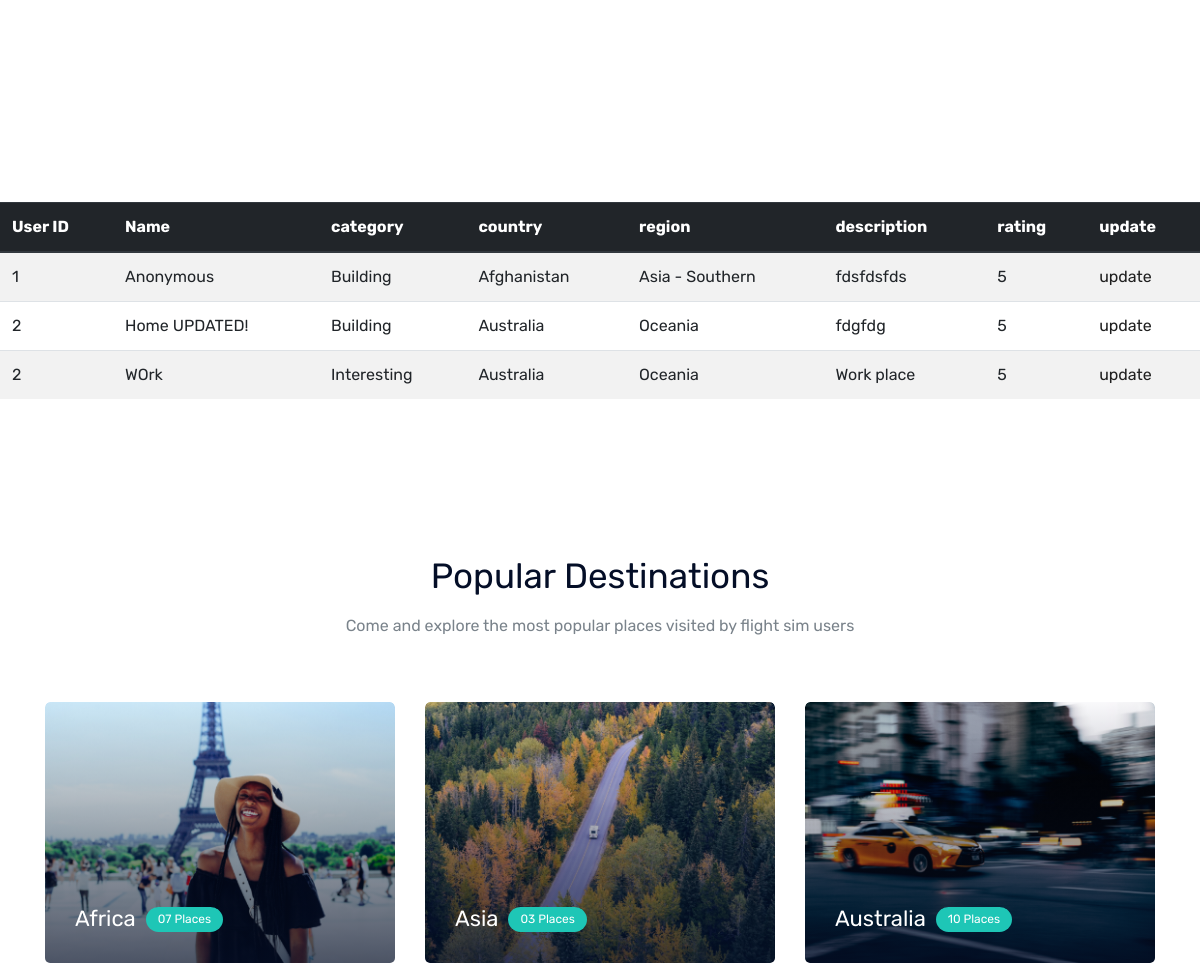
Page /home (middle part) on the earlier database version.
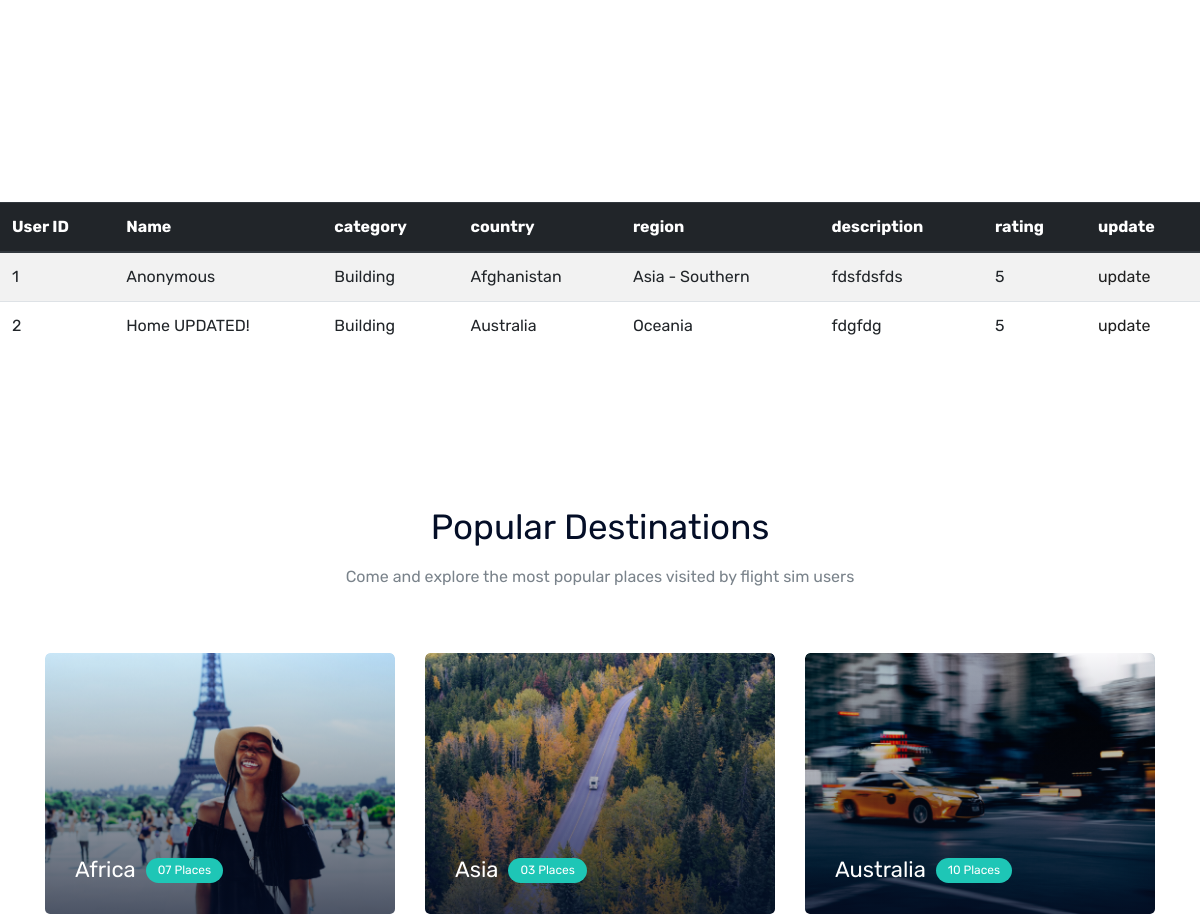
Same page on the later database version.
### flightsimdiscovery/models.py (models this page shows)
class Pois(db.Model):
    id = db.Column(db.Integer, primary_key=True)
    user_id = db.Column(db.Integer, db.ForeignKey('user.id'), nullable=False)
    name = db.Column(db.String(50), unique=True, nullable=False)
    latitude = db.Column(db.FLOAT, unique=False, nullable=False)
    longitude = db.Column(db.FLOAT, unique=False, nullable=False)
    region = db.Column(db.String(20), unique=False, nullable=False)
    country = db.Column(db.String(60), unique=False, nullable=False)
    category = db.Column(db.String(20), unique=False, nullable=False)
    description = db.Column(db.Text, nullable=True)
    nearest_icao_code = db.Column(db.String(4), nullable=True)
    rating = db.Column(db.Integer, nullable=True)
    date_posted = db.Column(db.DateTime, nullable=False, default=datetime.utcnow)
    def __repr__(self):
        return f"Pois('{self.name}', '{self.country}', '{self.category}', '{self.rating}')"

### flightsimdiscovery/routes.py (the view, shortened to what this page needs)
@app.route("/", methods=['GET', 'POST'])
@app.route("/index", methods=['GET', 'POST'])
@app.route("/home", methods=['GET', 'POST'])
def home():
    map_data = []
    map_init = {'zoom': 3, 'lat':23.6, 'long':170.9} # centre of map
    pois = Pois.query.all()
    search_defaults = {'Category': 'Category', 'Region': 'Region', 'Country': 'Country', 'Rating':'Rating'}
    is_authenticated = False
    if current_user.is_authenticated:
        is_authenticated = True
    print("SEARCH DEFAULTS", search_defaults)
    for poi in pois:
        print('Poi', poi)
        data_dic = {}
        data_dic['id'] = poi.id
        data_dic['user_id'] = poi.user_id
        data_dic['name'] = poi.name
        data_dic['category'] = poi.category
        data_dic['country'] = poi.country
        data_dic['region'] = poi.region
        data_dic['description'] = poi.description
        data_dic['rating'] = poi.rating
        data_dic['icon'] = '/static/img/marker/map-mark.png'
        data_dic['lat'] = poi.latitude
        data_dic['lng'] = poi.longitude
        map_data.append(data_dic)
    print(map_data, file=sys.stdout)
    return render_template("home.html", _anchor="where_togo_area", is_authenticated=is_authenticated, pois=map_data, map_init=map_init, search_defaults=search_defaults, categories=get_category_list(), regions=get_region_list(), countries=get_country_list())

### utilities.py (called while the page is built)
def get_country_list():
    countryList = []
    for region in countries_by_region:
        regions_countries = countries_by_region[region]
        countryList.extend(regions_countries)
    return sorted(countryList)

def get_region_list():
    region_list = countries_by_region.keys()
    return sorted(region_list)

def get_category_list():
    return categoryList

### flightsimdiscovery/templates/home.html (shortened to what this page needs)
{% extends "base.html" %}
{% block content %}
    <div id="google_map" class="google_map_area">
      <div class="">
        <div class="d-sm-block pb-4">
          <div
            id="map"
            style="
              width: 100%;
              height: 1020px;
              position: relative;
              overflow: hidden;
            "
          ></div>
        </div>
      </div>
    </div>
    <br>
    <div class="db_table_area">
        <table class="table table-striped ">
          <thead class="thead-dark">
            <tr>
              <th scope="col">User ID</th>
              <th scope="col">Name</th>
              <th scope="col">category</th>
              <th scope="col">country</th>
              <th scope="col">region</th>
              <th scope="col">description</th>
              <th scope="col">rating</th>
              <th scope="col">update</th>
            </tr>
          </thead>
          <tbody>
            {% for poi in pois %}
            <tr>
              <td>{{poi.user_id}}</td>
              <td>{{poi.name}}</td>
              <td>{{poi.category}}</td>
              <td>{{poi.country}}</td>
              <td>{{poi.region}}</td>
              <td>{{poi.description}}</td>
              <td>{{poi.rating}}</td>
              <td><a href="/poi/{{poi.id}}/update">update</a></td>
            </tr>
            {% endfor %}
          </tbody>
        </table>
    </div>
    <div class="popular_destination_area">
      <div class="container">
        <div class="row justify-content-center">
          <div class="col-lg-6">
            <div class="section_title text-center mb_70">
              <h3>Popular Destinations</h3>
              <p>
                Come and explore the most popular places visited by flight sim
                users
              </p>
            </div>
          </div>
        </div>
        <div class="row">
          <div class="col-lg-4 col-md-6">
            <div class="single_destination">
              <div class="thumb">
                <img src="static/img/destination/Africa.png" alt="" />
              </div>
              <div class="content">
                <p class="d-flex align-items-center">
                  Africa <a href="travel_destination.html"> 07 Places</a>
                </p>
              </div>
            </div>
          </div>
          <div class="col-lg-4 col-md-6">
            <div class="single_destination">
              <div class="thumb">
                <img src="static/img/destination/Asia.png" alt="" />
              </div>
              <div class="content">
                <p class="d-flex align-items-center">
                  Asia <a href="travel_destination.html"> 03 Places</a>
                </p>
              </div>
            </div>
          </div>
          <div class="col-lg-4 col-md-6">
            <div class="single_destination">
              <div class="thumb">
                <img src="static/img/destination/Australia.png" alt="" />
              </div>
              <div class="content">
                <p class="d-flex align-items-center">
                  Australia<a href="travel_destination.html"> 10 Places</a>
                </p>
              </div>
            </div>
          </div>
        </div>
      </div>
    </div>
{% endblock content %}

### flightsimdiscovery/templates/base.html (shortened to what this page needs)
<!DOCTYPE html>
<html class="no-js" lang="zxx">
  <head>
    <link rel="stylesheet" href="{{ url_for('static', filename='/css/bootstrap.min.css') }}">
    <link rel="stylesheet" href="{{ url_for('static', filename='/css/owl.carousel.min.css') }}">
    <link rel="stylesheet" href="{{ url_for('static', filename='/css/magnific-popup.css') }}">
    <link rel="stylesheet" href="{{ url_for('static', filename='/css/themify-icons.css') }}">
    <link rel="stylesheet" href="{{ url_for('static', filename='/css/nice-select.css') }}">
    <link rel="stylesheet" href="{{ url_for('static', filename='/css/flaticon.css') }}">
    <link rel="stylesheet" href="{{ url_for('static', filename='/css/gijgo.css') }}">
    <link rel="stylesheet" href="{{ url_for('static', filename='/css/animate.css') }}">
    <link rel="stylesheet" href="{{ url_for('static', filename='/css/slick.css') }}">
    <link rel="stylesheet" href="{{ url_for('static', filename='/css/slicknav.css') }}">
    <link
      rel="stylesheet"
      href="https://ajax.googleapis.com/ajax/libs/jqueryui/1.11.2/themes/smoothness/jquery-ui.css"
    />
    <link rel="stylesheet" href="{{ url_for('static', filename='/css/style.css') }}">
  </head>
  <body>
    {% block content %}{% endblock %}
  </body>
</html>

Differences in the rows shown:
removed Pois: user_id "2", name "WOrk", category "Interesting", country "Australia", region "Oceania", description "Work place", rating "5"
